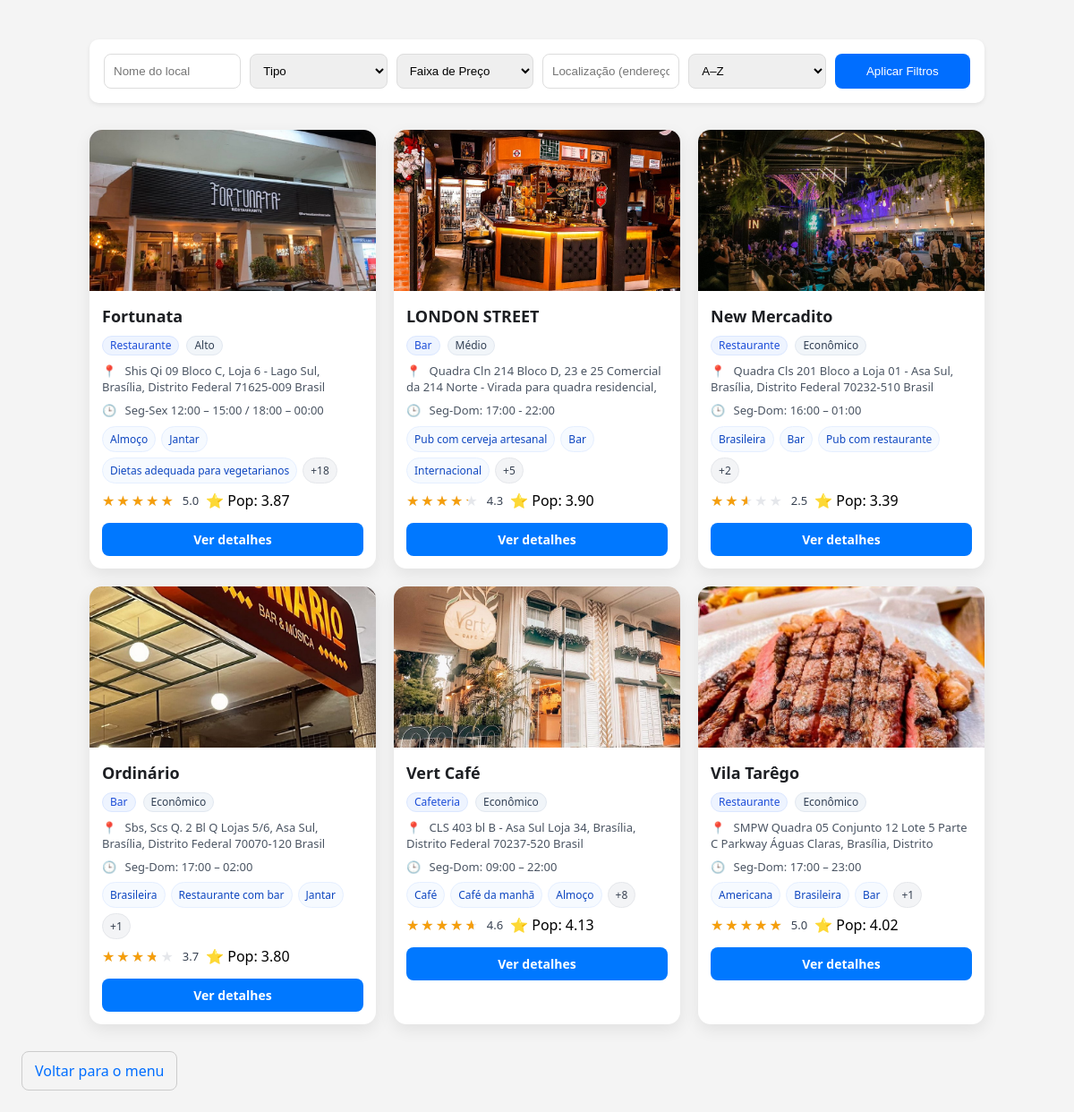
/locais/explorar.php, run on the app's committed database.
### tables this page shows
CREATE TABLE locais (
  id_local INT AUTO_INCREMENT PRIMARY KEY,
   
  nome VARCHAR(120) NOT NULL,
  tipo ENUM(
    'Restaurante','Bar','Cafeteria','Lanchonete','Pizzaria',
    'Parque','Praça','Museu','Teatro','Show','Evento',
    'Feira','Mercado','Atração Turística','Outro'
  ) NOT NULL,
   
  descricao TEXT,
   
  endereco VARCHAR(255) NOT NULL,
   
  faixa_preco ENUM('Econômico','Médio','Alto') NOT NULL,
   
  horario_funcionamento TEXT,
   
  site VARCHAR(255),
  telefone VARCHAR(25),
  email_contato VARCHAR(120),
  redes_sociais TEXT,
   
  servicos TEXT,
   
  imagem_capa VARCHAR(255),
  avaliacao_media FLOAT DEFAULT 0,
   
  criado_em TIMESTAMP DEFAULT CURRENT_TIMESTAMP,
  atualizado_em TIMESTAMP DEFAULT CURRENT_TIMESTAMP ON UPDATE CURRENT_TIMESTAMP,
   
  INDEX idx_locais_tipo (tipo),
  INDEX idx_locais_faixa (faixa_preco),
  INDEX idx_locais_nome (nome)
);

### bd/conexao.php (called while the page is built, shortened)
<?php
function url(string $path): string {
    return rtrim(BASE_PATH, '/') . '/' . ltrim($path, '/');
}

### locais/explorar.php (the view, shortened to what this page needs)
<?php
require __DIR__ . '/../bd/conexao.php';
$pdo = pdo();
$endereco    = $_GET['endereco']    ?? '';
$nome        = $_GET['nome']        ?? '';
$ordenar     = $_GET['ordenar']     ?? 'nome';
$query = "
SELECT
  l.id_local,
  l.nome,
  l.tipo,
  l.endereco,
  l.faixa_preco,
  l.horario_funcionamento,
  l.servicos,
  l.imagem_capa,
  COALESCE(AVG(a.nota), 0) AS avaliacao_media,
  COUNT(a.id_avaliacao) AS total_avaliacoes,
  -- Cálculo de popularidade (modelo IMDb)
  (
    (COUNT(a.id_avaliacao) / (COUNT(a.id_avaliacao) + 50)) * COALESCE(AVG(a.nota), 0)
    +
    (50 / (COUNT(a.id_avaliacao) + 50)) * (SELECT AVG(nota) FROM avaliacoes)
  ) AS popularidade
FROM locais l
LEFT JOIN avaliacoes a ON a.id_local = l.id_local
WHERE 1=1
";
$query .= " GROUP BY l.id_local ";
switch ($ordenar) {
    default:
        $query .= " ORDER BY l.nome ASC";
        break;
}
$stmt = $pdo->prepare($query);
$stmt->execute();
$locais = $stmt->fetchAll(PDO::FETCH_ASSOC);
function split_list($str) {
    $parts = array_map('trim', explode(',', (string)$str));
    return array_values(array_filter($parts, fn($v) => $v !== ''));
}
?>
<!DOCTYPE html>
<html lang="pt-br">
<head>
    <link rel="stylesheet" href="../css/explorar.css">
</head>
<body>
    <div class="filters-container">
        <form method="GET" class="filters-form">
            <input type="text" name="nome" placeholder="Nome do local" value="<?= htmlspecialchars($nome) ?>">
            <select name="tipo">
                <option value="">Tipo</option>
            </select>
            <select name="faixa_preco">
                <option value="">Faixa de Preço</option>
            </select>
            <input type="text" name="endereco" placeholder="Localização (endereço, bairro, rua...)" value="<?= htmlspecialchars($endereco) ?>">
            <select name="ordenar" onchange="this.form.submit()">
                <option value="nome" <?= $ordenar === 'nome' ? 'selected' : '' ?>>A–Z</option>
            </select>
            <button type="submit">Aplicar Filtros</button>
        </form>
    </div>
    <div class="locais-container">
        <?php foreach ($locais as $local): ?>
            <?php
              $img = $local['imagem_capa']
                     ? "../img/capa-locais/" . htmlspecialchars($local['imagem_capa'])
                     : "../img/default-profile.jpg";
              $nomeCard = htmlspecialchars($local['nome']);
              $tipoCard = htmlspecialchars($local['tipo']);
              $preco    = htmlspecialchars($local['faixa_preco']);
              $end      = htmlspecialchars($local['endereco'] ?? '');
              $rating = (float)($local['avaliacao_media'] ?? 0);
              $rating = max(0, min(5, $rating));
              $ratingPct = ($rating / 5) * 100;
              $pop = number_format((float)($local['popularidade'] ?? 0), 2);
              $horario_snippet = '';
              if (!empty($local['horario_funcionamento'])) {
                $parts = preg_split('/[;\n]+/', (string)$local['horario_funcionamento']);
                $horario_snippet = trim($parts[0] ?? '');
              }
              $servicos_arr = split_list($local['servicos'] ?? '');
              $serv_preview = array_slice($servicos_arr, 0, 3);
              $serv_extra   = max(0, count($servicos_arr) - 3);
            ?>
            <div class="local-card">
              <img src="<?= $img ?>" alt="Imagem de <?= $nomeCard ?>" class="local-image">
              <div class="local-body">
                <h3 class="local-title"><?= $nomeCard ?></h3>
                <div class="badges-row">
                  <span class="badge badge-type"><?= $tipoCard ?></span>
                  <span class="badge badge-preco"><?= $preco ?></span>
                </div>
                <?php if ($end): ?>
                  <p class="local-address"><span class="icon">📍</span> <?= $end ?></p>
                <?php endif; ?>
                <?php if ($horario_snippet): ?>
                  <p class="local-hours"><span class="icon">🕒</span> <?= htmlspecialchars($horario_snippet) ?></p>
                <?php endif; ?>
                <?php if (!empty($serv_preview)): ?>
                  <div class="chips">
                    <?php foreach ($serv_preview as $s): ?>
                      <span class="chip"><?= htmlspecialchars($s) ?></span>
                    <?php endforeach; ?>
                    <?php if ($serv_extra > 0): ?>
                      <span class="chip chip-more">+<?= $serv_extra ?></span>
                    <?php endif; ?>
                  </div>
                <?php endif; ?>
                <div class="rating-row">
                  <div class="stars" style="--rating-pct: <?= $ratingPct ?>%;" aria-label="Avaliação <?= number_format($rating,1) ?> de 5"></div>
                  <span class="rating-number"><?= number_format($rating,1) ?></span>
                  <span class="popularity-number">⭐ Pop: <?= $pop ?></span>
                </div>
                <a href="detalhes.php?id=<?= (int)$local['id_local'] ?>" class="btn-detalhes">Ver detalhes</a>
              </div>
            </div>
        <?php endforeach; ?>
    </div>
    <a class="link-button" href="<?= url('./dashboard.php') ?>">Voltar para o menu</a>
</body>
</html>

### css/explorar.css (style rules this page uses)
* { margin: 0; padding: 0; box-sizing: border-box; }
body { font-family: system-ui, Arial, sans-serif; background-color: #f4f4f4; padding: 24px; }
.link-button { display: inline-block; padding: 10px 14px; border: 1px solid #ccc; border-radius: 8px; text-decoration: none; color: #006eff; text-align: center; }
.filters-container { width: 100%; max-width: 1000px; margin: 20px auto; padding: 16px; background: #fff; border-radius: 10px; box-shadow: 0 2px 5px rgba(0,0,0,0.08); }
.filters-form { display: flex; flex-wrap: wrap; gap: 10px; }
.filters-form input, .filters-form select, .filters-form button { flex: 1; min-width: 150px; padding: 10px; border: 1px solid #ddd; border-radius: 8px; }
.filters-form button { background: #006eff; color: #fff; border: none; cursor: pointer; transition: 0.2s; }
.locais-container { width: 100%; max-width: 1000px; margin: 30px auto; display: grid; grid-template-columns: repeat(auto-fill, minmax(270px, 1fr)); gap: 20px; }
.local-card { background: #fff; border-radius: 14px; box-shadow: 0 6px 18px rgba(0,0,0,0.08); overflow: hidden; display: flex; flex-direction: column; transition: transform .18s ease, box-shadow .18s ease; }
.local-image { width: 100%; height: 180px; object-fit: cover; display: block; }
.local-body { padding: 12px 14px 14px; display: flex; flex-direction: column; gap: 8px; }
.local-title { font-size: 18px; color: #1d1f23; margin: 4px 0 2px; }
.badges-row { display: flex; gap: 8px; flex-wrap: wrap; }
.badge { display: inline-block; padding: 4px 8px; border-radius: 999px; font-size: 12px; line-height: 1; border: 1px solid transparent; }
.badge-type { background: #eef4ff; color: #1d4ed8; border-color: #dbe7ff; }
.badge-preco { background: #f1f5f9; color: #334155; border-color: #e2e8f0; }
.local-address, .local-hours { font-size: 13px; color: #4b5563; line-height: 1.4; max-height: calc(1.4em * 2); overflow: hidden; text-overflow: ellipsis; display: block; }
.icon { margin-right: 6px; }
.chips { display: flex; flex-wrap: wrap; gap: 6px; }
.chip { font-size: 12px; padding: 5px 8px; border-radius: 999px; background: #f6faff; color: #0f47c0; border: 1px solid #e5efff; }
.chip-more { background: #f3f4f6; color: #374151; border-color: #e5e7eb; }
.rating-row { display: flex; align-items: center; gap: 8px; }
.stars { position: relative; display: inline-block; font-size: 16px; line-height: 1; letter-spacing: 2px; height: 1em; }
.stars::before { content: "★★★★★"; color: #e5e7eb; }
.stars::after { content: "★★★★★"; color: #f59e0b; position: absolute; top: 0; left: 0; width: var(--rating-pct, 0%); overflow: hidden; white-space: nowrap; }
.rating-number { font-size: 13px; color: #374151; }
.btn-detalhes { display: inline-block; margin-top: 6px; padding: 9px 14px; background-color: #0078ff; color: #fff; border-radius: 8px; text-align: center; text-decoration: none; font-size: 14px; font-weight: 600; transition: background-color .25s ease, transform .18s ease; }

### data on the page
locais: imagem_capa (picture), nome "Fortunata", tipo "Restaurante", faixa_preco "Alto", endereco "Shis Qi 09 Bloco C, Loja 6 - Lago Sul, Brasília, Distrito Federal 71625-009 Brasil", horario_funcionamento "Seg-Sex 12:00 – 15:00 / 18:00 – 00:00", servicos "Almoço", servicos "Jantar", servicos "Dietas adequada para vegetarianos", servicos "18", $ratingPct 100 (drawn), rating "5.0", pop "3.87"
locais: imagem_capa (picture), nome "LONDON STREET", tipo "Bar", faixa_preco "Médio", endereco "Quadra Cln 214 Bloco D, 23 e 25 Comercial da 214 Norte - Virada para quadra residencial,…", horario_funcionamento "Seg-Dom: 17:00 - 22:00", servicos "Pub com cerveja artesanal", servicos "Bar", servicos "Internacional", servicos "5", $ratingPct 85 (drawn), rating "4.3", pop "3.90"
locais: imagem_capa (picture), nome "New Mercadito", tipo "Restaurante", faixa_preco "Econômico", endereco "Quadra Cls 201 Bloco a Loja 01 - Asa Sul, Brasília, Distrito Federal 70232-510 Brasil", horario_funcionamento "Seg-Dom: 16:00 – 01:00", servicos "Brasileira", servicos "Bar", servicos "Pub com restaurante", servicos "2", $ratingPct 49.6 (drawn), rating "2.5", pop "3.39"
locais: imagem_capa (picture), nome "Ordinário", tipo "Bar", faixa_preco "Econômico", endereco "Sbs, Scs Q. 2 Bl Q Lojas 5/6, Asa Sul, Brasília, Distrito Federal 70070-120 Brasil", horario_funcionamento "Seg-Dom: 17:00 – 02:00", servicos "Brasileira", servicos "Restaurante com bar", servicos "Jantar", servicos "1", $ratingPct 73.684 (drawn), rating "3.7", pop "3.80"
locais: imagem_capa (picture), nome "Vert Café", tipo "Cafeteria", faixa_preco "Econômico", endereco "CLS 403 bl B - Asa Sul Loja 34, Brasília, Distrito Federal 70237-520 Brasil", horario_funcionamento "Seg-Dom: 09:00 – 22:00", servicos "Café", servicos "Café da manhã", servicos "Almoço", servicos "8", $ratingPct 92 (drawn), rating "4.6", pop "4.13"
locais: imagem_capa (picture), nome "Vila Tarêgo", tipo "Restaurante", faixa_preco "Econômico", endereco "SMPW Quadra 05 Conjunto 12 Lote 5 Parte C Parkway Águas Claras, Brasília, Distrito…", horario_funcionamento "Seg-Dom: 17:00 – 23:00", servicos "Americana", servicos "Brasileira", servicos "Bar", servicos "1", $ratingPct 100 (drawn), rating "5.0", pop "4.02"
